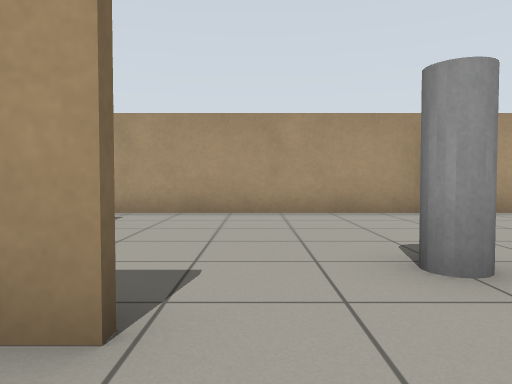
[1] (above)

13 first-person views from a walk through a Gazebo world. The camera is 0.68 m above the floor, tilts 2° down and sees 70° across. The floor is counted in squares, 1 m on a side. Each view is taken from the middle of a square. On the plan, view 1 faces up. The plan holds only what a view shows up to about 11 squares ahead; the rest is blank. Robots are left out.

[2]
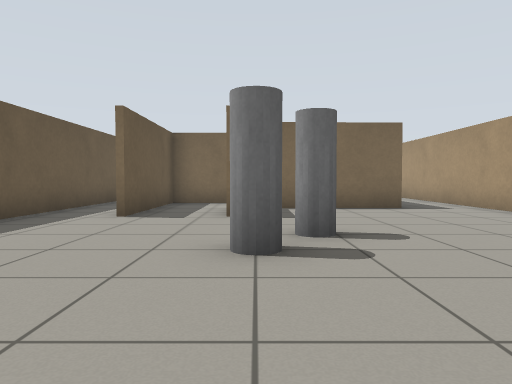

[3]
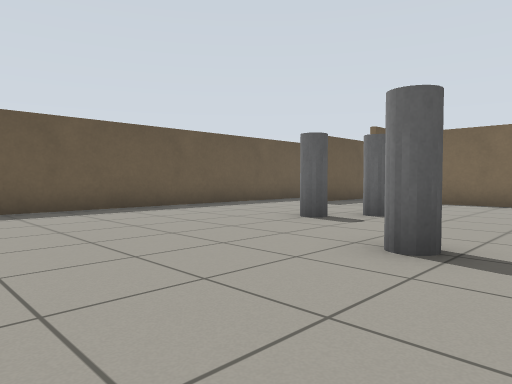

[4]
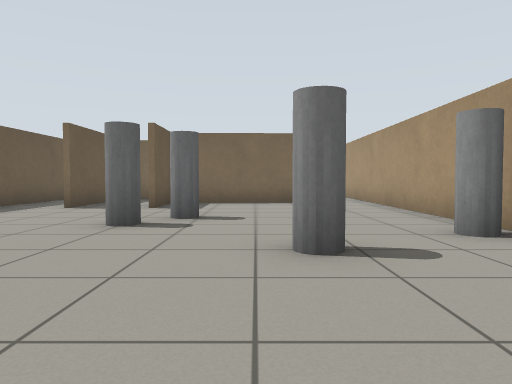

[5]
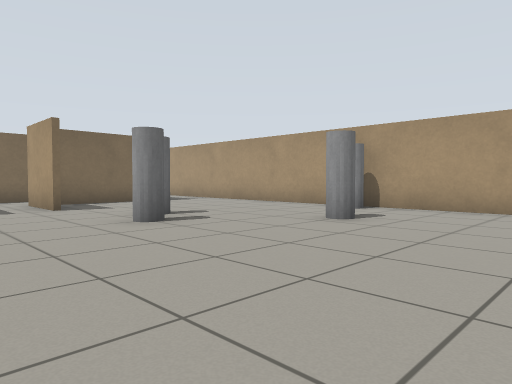

[6]
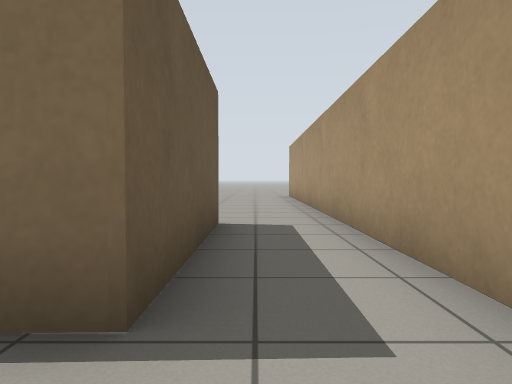

[7]
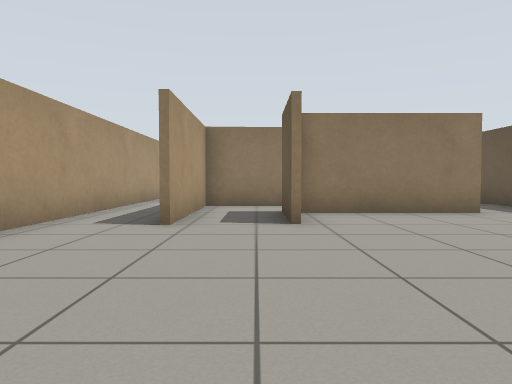

[8]
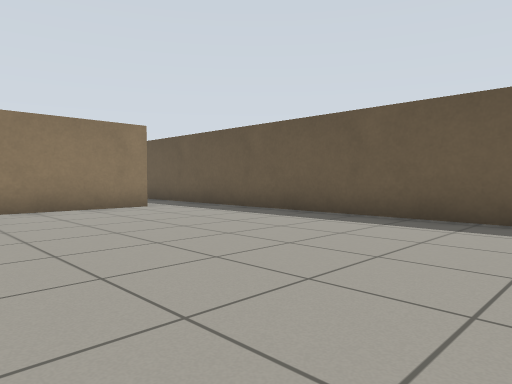

[9]
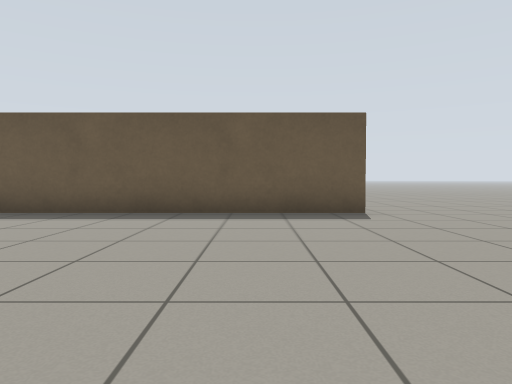

[10]
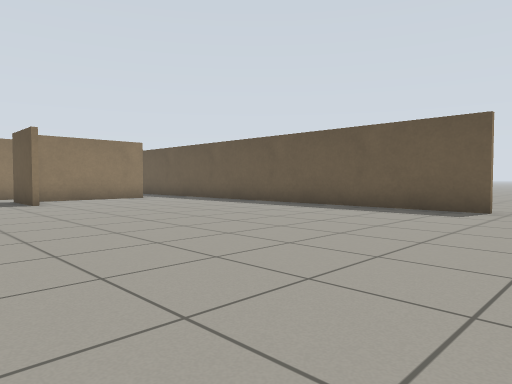

[11]
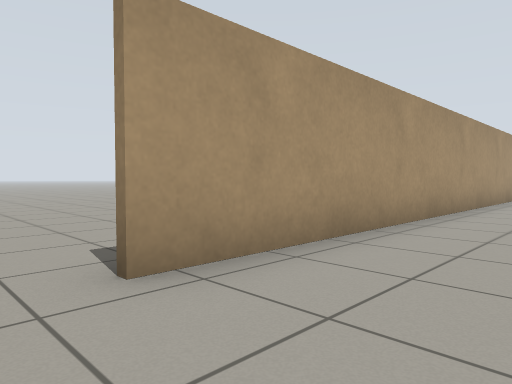

[12]
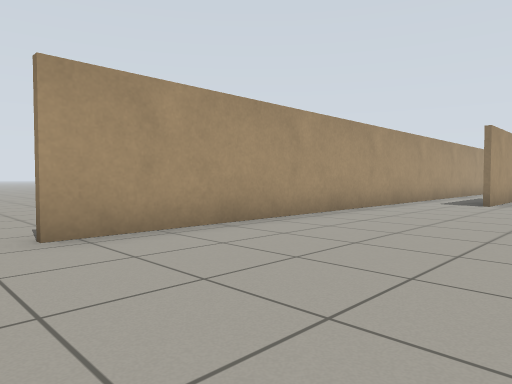

[13]
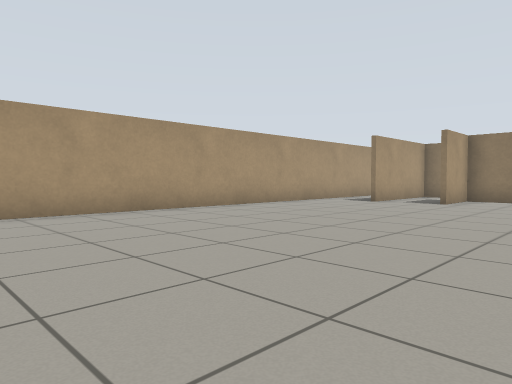

### Floor plan
Points are (right, up) in squares from view 1. A wall is a line through its corners. A room is listed if a view was taken in it or the views show most of it. See-through windows are left out.
Room 1 (views 1, 2, 3, 4, 5, 6)
walls: (-0.5, 1.5) (-2.6, 1.5); (2.5, 7.3) (-6.5, 7.3); (-2.3, 1.6) (-0.6, 1.6); (6.6, 7.3) (4.5, 7.3); (-4.5, 2) (-4.5, -0.4) (-0.6, -0.4); (-4.6, -2.3) (6.6, -2.3); (-6.6, 5.4) (-2.6, 5.4) (-2.5, 2.1)
ways out: opening at (-6, 6) to room 2; opening at (-4, -1) to room 2; opening at (7.5, -2); opening at (7.5, 7)
objects: grey cylinder (1, 3) to (2, 3); grey cylinder (2, 2); grey cylinder (3, 7) to (4, 7); grey cylinder (4, 5) to (5, 5)
Room 2 (views 7, 8, 9, 10, 11, 12, 13)
walls: (-6.5, 3.5) (-4.4, 3.5); (-15.3, -2.3) (-4.6, -2.3); (-4.6, -0.6) (-4.6, 3.3) (-6.5, 3.3); (-6.5, 7.3) (-16, 7.3); (-2.7, 3.3) (-2.7, 5.3) (-6.6, 5.3)
ways out: opening at (-6, 6) to room 1; opening at (-4, -1) to room 1; opening at (-16.5, -2); opening at (-16.5, 7)

Where each view was taken, in squares from view 1:
view 1: 0 up, 0 right, facing up
view 2: 2 up, 6 right, facing left
view 3: 6 up, 8 right, facing down-left
view 4: 4 up, 8 right, facing left
view 5: 1 down, 8 right, facing up-left
view 6: 6 up, 1 left, facing left
view 7: 4 up, 12 left, facing right
view 8: 4 up, 13 left, facing down-right
view 9: 5 up, 13 left, facing down
view 10: 6 up, 17 left, facing down-right
view 11: 5 up, 17 left, facing up-right
view 12: 3 up, 17 left, facing up-right
view 13: 0 up, 17 left, facing up-right
